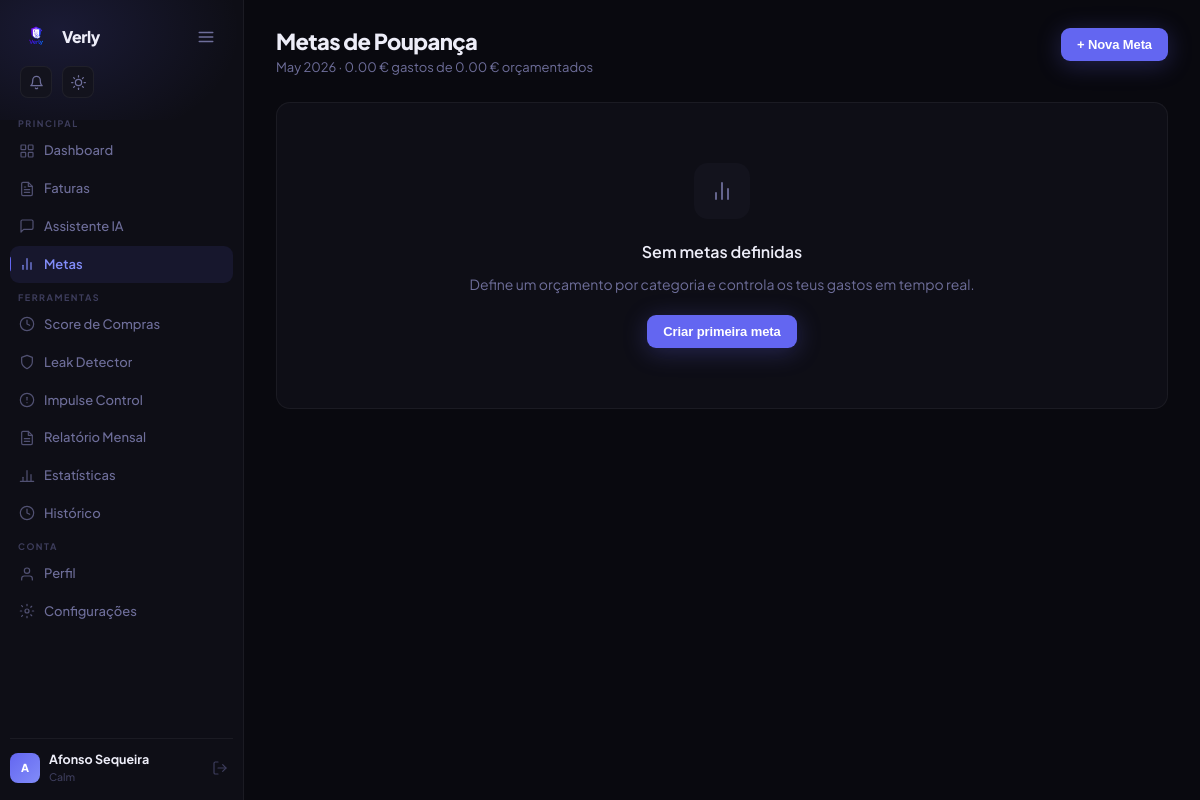
Before: /metas (signed in) with the older database file.
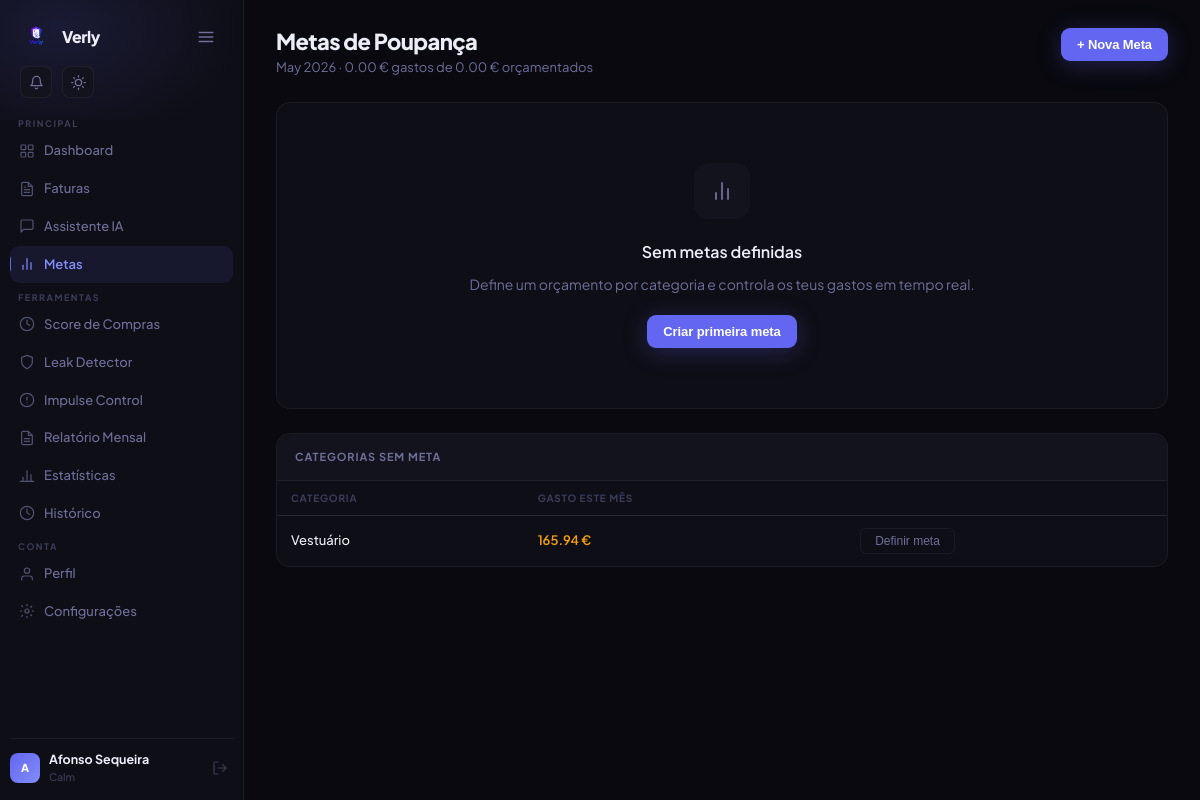
After: the same page with the newer database file.
### app/models.py (models this page shows)
class Fatura(db.Model):
    __tablename__ = 'faturas'
    id = db.Column(db.Integer, primary_key=True)
    user_id = db.Column(db.Integer, db.ForeignKey('users.id'), nullable=False)
    nome_ficheiro = db.Column(db.String(255), nullable=False)
    loja = db.Column(db.String(150))
    data_compra = db.Column(db.String(50))
    total = db.Column(db.Float)
    items = db.Column(db.Text)
    categoria = db.Column(db.String(50), default='Outros')
    data_garantia = db.Column(db.String(50))
    data_devolucao = db.Column(db.String(50))
    notas = db.Column(db.Text)
    data_upload = db.Column(db.DateTime, default=datetime.utcnow)

### app/metas.py (the view, shortened to what this page needs)
@metas_bp.route('/metas')
@login_required
def metas():
    todas_metas = Meta.query.filter_by(user_id=current_user.id).all()
    gastos = get_gastos_mes_atual(current_user.id)
    metas_data = []
    cats_com_meta = {m['categoria'] for m in metas_data}
    sem_meta = [
        {'categoria': c, 'gasto': round(gastos.get(c, 0), 2)}
        for c in gastos
        if c not in cats_com_meta and gastos.get(c, 0) > 0
    ]
    total_orcado = sum(m['limite'] for m in metas_data)
    total_gasto = sum(m['gasto'] for m in metas_data)
    return render_template('metas.html',
        metas=metas_data,
        sem_meta=sem_meta,
        categorias=CATEGORIAS,
        total_orcado=total_orcado,
        total_gasto=total_gasto,
        mes_atual=datetime.now().strftime('%B %Y'),
    )

### app/metas.py (called while the page is built)
def get_gastos_mes_atual(user_id):
    hoje = datetime.now()
    faturas = Fatura.query.filter_by(user_id=user_id).all()
    gastos = {}
    for f in faturas:
        data = None
        if f.data_compra:
            for fmt in ['%d/%m/%Y', '%Y-%m-%d', '%d-%m-%Y']:
                try:
                    data = datetime.strptime(f.data_compra.strip(), fmt)
                    break
                except ValueError:
                    continue
        if data is None:
            data = f.data_upload
        if data and data.month == hoje.month and data.year == hoje.year:
            cat = f.categoria or 'Outros'
            gastos[cat] = gastos.get(cat, 0) + (f.total or 0)
    return gastos

### templates/metas.html (shortened to what the changed rows need)
{% extends 'base.html' %}
{% block content %}
<div class="page-header">
    <div>
        <h1 class="page-title">Metas de Poupança</h1>
    </div>
</div>
{% if sem_meta %}
<div class="card">
    <div class="card-header"><h3>Categorias sem meta</h3></div>
    <div class="card-body" style="padding:0;">
        <table class="data-table">
            <thead>
                <tr><th>Categoria</th><th>Gasto este mês</th><th></th></tr>
            </thead>
            <tbody>
                {% for s in sem_meta %}
                <tr>
                    <td style="font-weight:500;">{{ s.categoria }}</td>
                    <td style="color:var(--yellow);font-weight:600;">{{ "%.2f"|format(s.gasto) }} €</td>
                    <td><button onclick="openAddMetaFor('{{ s.categoria }}')" style="background:transparent;border:1px solid var(--border);color:var(--text-muted);padding:5px 14px;border-radius:6px;font-size:12px;cursor:pointer;font-family:'Outfit',sans-serif;">Definir meta</button></td>
                </tr>
                {% endfor %}
            </tbody>
        </table>
    </div>
</div>
{% endif %}
{% endblock %}

Changed rows visible on the page:
added Fatura: categoria "Vestuário", gasto "165.94"
Other visible differences:
text now shown: "CATEGORIAS SEM META CATEGORIA GASTO ESTE MÊS"
